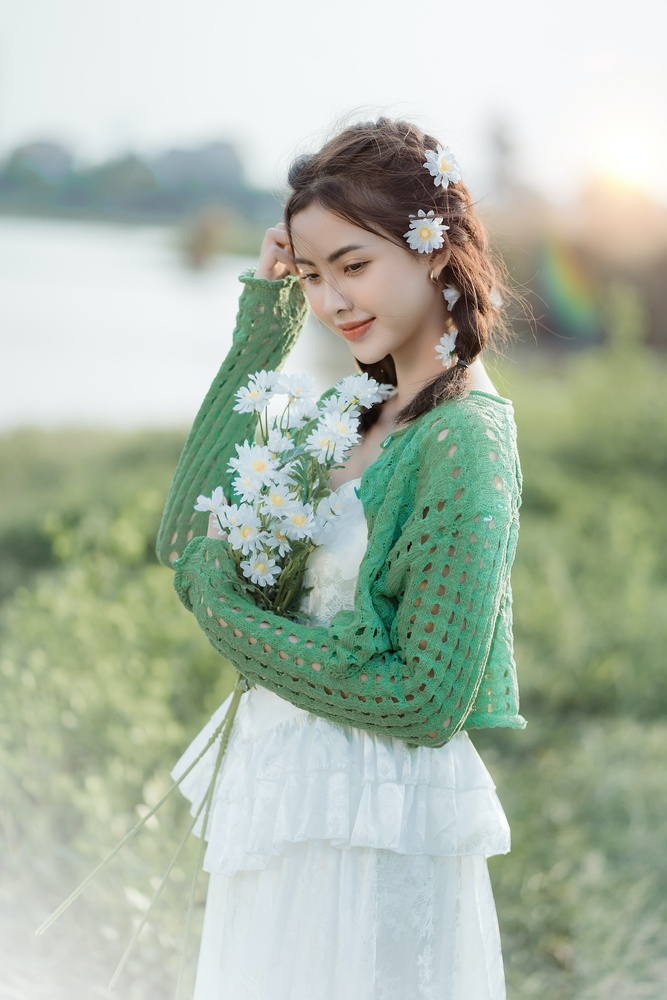
#> input picture images/image_1.jpg, 667 x 1000 px, shrunk from 4000 x 6000 before the run
$ python main.py
#> lines starting #> are read from the running program, lines starting #| are printed output that depends on the picture
### editor.py
from PIL import Image
from pathlib import Path

class Editor:
    def __init__(self, image_path):
        self.image_path = image_path

    def open_image(self):
        image = Image.open(self.image_path)
#> image is the input picture: PIL image 667x1000 RGB; mean R, G, B 172.4, 184.9, 168.9

        return image

    # [22 lines left out: functions get_image_size, get_image_width, get_image_height, not called in this run]

    def get_pixels(self):
        image = self.open_image()

        pixels = list(image.getdata())
#> pixels = 667000 items

        return pixels

    # [23 lines left out: functions get_pixels_amount, get_color_per_pixel, not called in this run]

    def convert_to_grayscale(self):
        image = self.open_image()

        pixels = self.get_pixels()
#> pixels = 667000 items

        grey_pixels = []

        for pixel in pixels:
            r, g, b = pixel
            grey = int(0.299*r + 0.587*g + 0.114*b)

            grey_pixels.append((grey, grey, grey))
#> this loop made 667000 passes
#> (r, g, b, grey) on passes 1 to 3: (227, 236, 235, 233), (227, 236, 235, 233), (227, 236, 235, 233)
#> after the loop, grey_pixels = 667000 items

        image_grayscale = Image.new("RGB", image.size)
#> image_grayscale: PIL image 667x1000 RGB; every value is 0
        image_grayscale.putdata(grey_pixels)
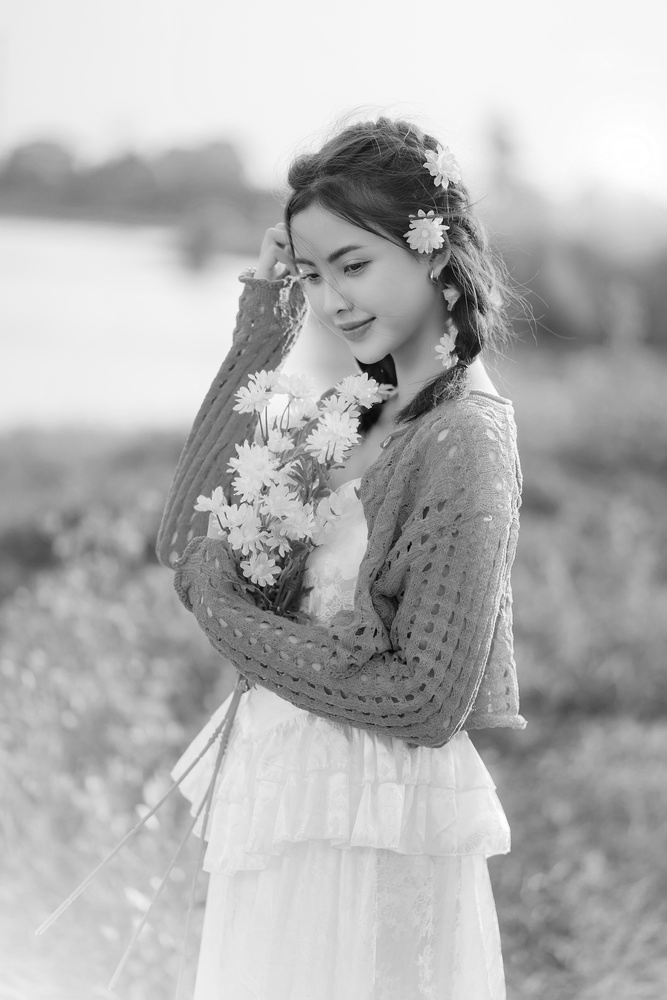
#> image_grayscale: PIL image 667x1000 RGB; min 2, max 255, mean 178.8
        image_grayscale.save("./modified_images/photo_1_grayscale.jpg")

### main.py
from editor import Editor

from pathlib import Path

image_path = Path("./images/image_1.jpg")
image_editor = Editor(image_path)

# image_editor.get_image_size()
# image_editor.get_pixels_amount()
# image_editor.get_color_per_pixel()
image_editor.convert_to_grayscale()

$ run again, with images/image_2.jpg copied over images/image_1.jpg
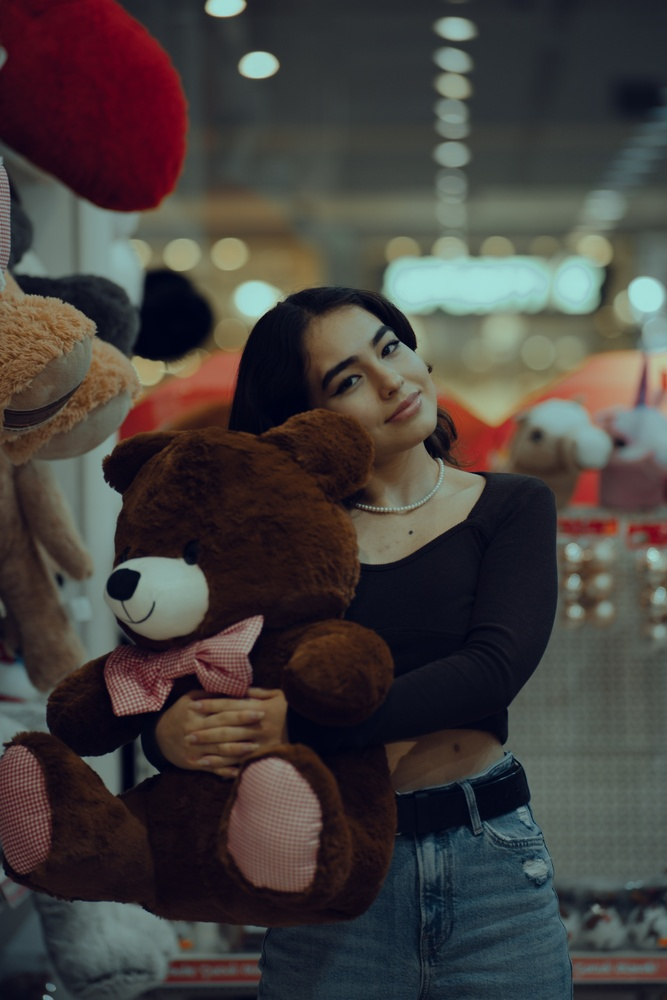
#> input picture images/image_2.jpg, 667 x 1000 px, shrunk from 1920 x 2880 before the run
#> in open_image, image is the input picture: PIL image 667x1000 RGB; mean R, G, B 68.6, 63.6, 61.6
#> in get_pixels, `pixels = list(image.getdata())`: pixels = 667000 items
#> the loop in convert_to_grayscale, `for pixel in pixels:` made 667000 passes
#> (r, g, b, grey) on passes 1 to 3: (63, 15, 27, 30), (58, 10, 22, 25), (56, 8, 22, 23)
#> in convert_to_grayscale, `image_grayscale.putdata(grey_pixels)`:
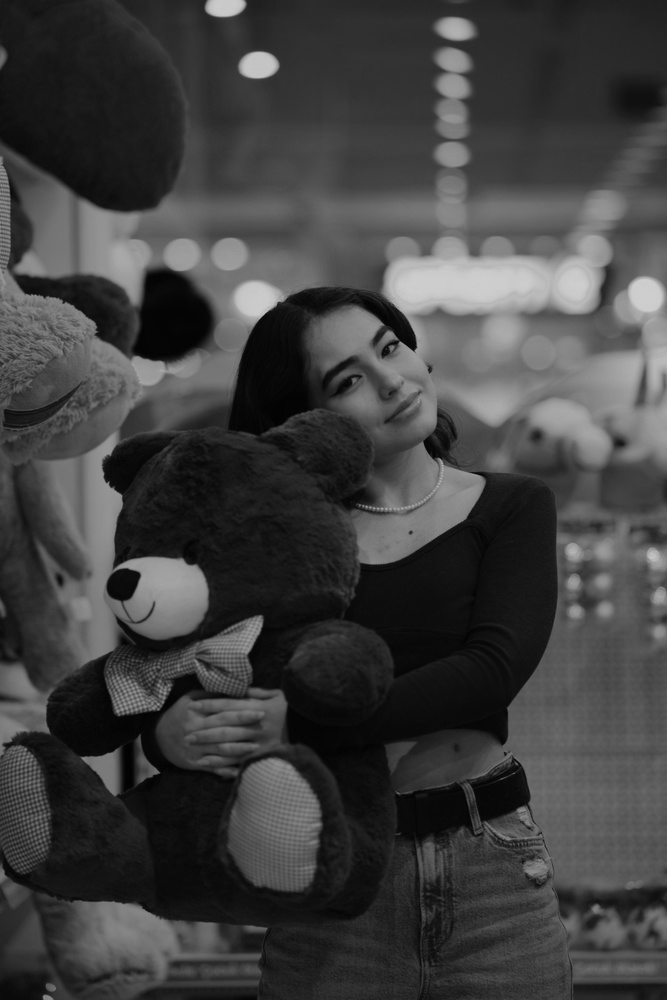
#> image_grayscale: PIL image 667x1000 RGB; min 1, max 208, mean 64.3
